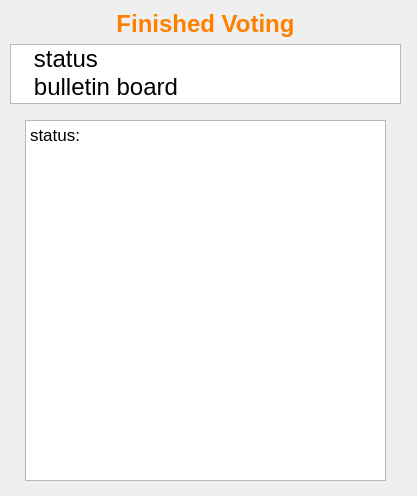
<?xml version="1.0" encoding="UTF-8"?>
<ui version="4.0">
 <class>FvDialog</class>
 <widget class="QDialog" name="FvDialog">
  <property name="geometry">
   <rect>
    <x>0</x>
    <y>0</y>
    <width>417</width>
    <height>496</height>
   </rect>
  </property>
  <property name="windowTitle">
   <string>Dialog</string>
  </property>
  <widget class="QWidget" name="verticalLayoutWidget">
   <property name="geometry">
    <rect>
     <x>10</x>
     <y>10</y>
     <width>391</width>
     <height>481</height>
    </rect>
   </property>
   <layout class="QVBoxLayout" name="verticalLayout">
    <item>
     <widget class="QLabel" name="label">
      <property name="text">
       <string>&lt;html&gt;&lt;head/&gt;&lt;body&gt;&lt;p align=&quot;center&quot;&gt;&lt;span style=&quot; font-size:18pt; font-weight:600; color:#ff8000;&quot;&gt;Finished Voting&lt;/span&gt;&lt;/p&gt;&lt;/body&gt;&lt;/html&gt;</string>
      </property>
     </widget>
    </item>
    <item>
     <widget class="QListWidget" name="listWidget">
      <property name="sizePolicy">
       <sizepolicy hsizetype="Expanding" vsizetype="Fixed">
        <horstretch>0</horstretch>
        <verstretch>0</verstretch>
       </sizepolicy>
      </property>
      <property name="minimumSize">
       <size>
        <width>0</width>
        <height>60</height>
       </size>
      </property>
      <property name="maximumSize">
       <size>
        <width>16777215</width>
        <height>60</height>
       </size>
      </property>
      <item>
       <property name="text">
        <string>   status</string>
       </property>
       <property name="font">
        <font>
         <pointsize>18</pointsize>
        </font>
       </property>
       <property name="foreground">
        <brush brushstyle="NoBrush">
         <color alpha="255">
          <red>255</red>
          <green>128</green>
          <blue>0</blue>
         </color>
        </brush>
       </property>
      </item>
      <item>
       <property name="text">
        <string>   bulletin board</string>
       </property>
       <property name="font">
        <font>
         <pointsize>18</pointsize>
        </font>
       </property>
       <property name="background">
        <brush brushstyle="NoBrush">
         <color alpha="255">
          <red>0</red>
          <green>0</green>
          <blue>0</blue>
         </color>
        </brush>
       </property>
       <property name="foreground">
        <brush brushstyle="NoBrush">
         <color alpha="255">
          <red>255</red>
          <green>128</green>
          <blue>0</blue>
         </color>
        </brush>
       </property>
      </item>
     </widget>
    </item>
    <item>
     <widget class="QStackedWidget" name="stackedWidget">
      <property name="currentIndex">
       <number>0</number>
      </property>
      <widget class="QWidget" name="page">
       <widget class="QTextBrowser" name="textBrowser">
        <property name="geometry">
         <rect>
          <x>15</x>
          <y>10</y>
          <width>361</width>
          <height>361</height>
         </rect>
        </property>
        <property name="html">
         <string>&lt;!DOCTYPE HTML PUBLIC &quot;-//W3C//DTD HTML 4.0//EN&quot; &quot;http://www.w3.org/TR/REC-html40/strict.dtd&quot;&gt;
&lt;html&gt;&lt;head&gt;&lt;meta name=&quot;qrichtext&quot; content=&quot;1&quot; /&gt;&lt;style type=&quot;text/css&quot;&gt;
p, li { white-space: pre-wrap; }
&lt;/style&gt;&lt;/head&gt;&lt;body style=&quot; font-family:'.Helvetica Neue DeskInterface'; font-size:13pt; font-weight:400; font-style:normal;&quot;&gt;
&lt;p style=&quot; margin-top:0px; margin-bottom:0px; margin-left:0px; margin-right:0px; -qt-block-indent:0; text-indent:0px;&quot;&gt;status:&lt;/p&gt;&lt;/body&gt;&lt;/html&gt;</string>
        </property>
       </widget>
      </widget>
      <widget class="QWidget" name="page_2">
       <widget class="QTextBrowser" name="textBrowser_2">
        <property name="geometry">
         <rect>
          <x>15</x>
          <y>1</y>
          <width>361</width>
          <height>371</height>
         </rect>
        </property>
        <property name="html">
         <string>&lt;!DOCTYPE HTML PUBLIC &quot;-//W3C//DTD HTML 4.0//EN&quot; &quot;http://www.w3.org/TR/REC-html40/strict.dtd&quot;&gt;
&lt;html&gt;&lt;head&gt;&lt;meta name=&quot;qrichtext&quot; content=&quot;1&quot; /&gt;&lt;style type=&quot;text/css&quot;&gt;
p, li { white-space: pre-wrap; }
&lt;/style&gt;&lt;/head&gt;&lt;body style=&quot; font-family:'.Helvetica Neue DeskInterface'; font-size:13pt; font-weight:400; font-style:normal;&quot;&gt;
&lt;p style=&quot; margin-top:0px; margin-bottom:0px; margin-left:0px; margin-right:0px; -qt-block-indent:0; text-indent:0px;&quot;&gt;bulletin board:&lt;/p&gt;
&lt;p style=&quot; margin-top:0px; margin-bottom:0px; margin-left:0px; margin-right:0px; -qt-block-indent:0; text-indent:0px;&quot;&gt;pulic key&lt;/p&gt;&lt;/body&gt;&lt;/html&gt;</string>
        </property>
       </widget>
      </widget>
     </widget>
    </item>
   </layout>
  </widget>
 </widget>
 <resources/>
 <connections/>
</ui>
